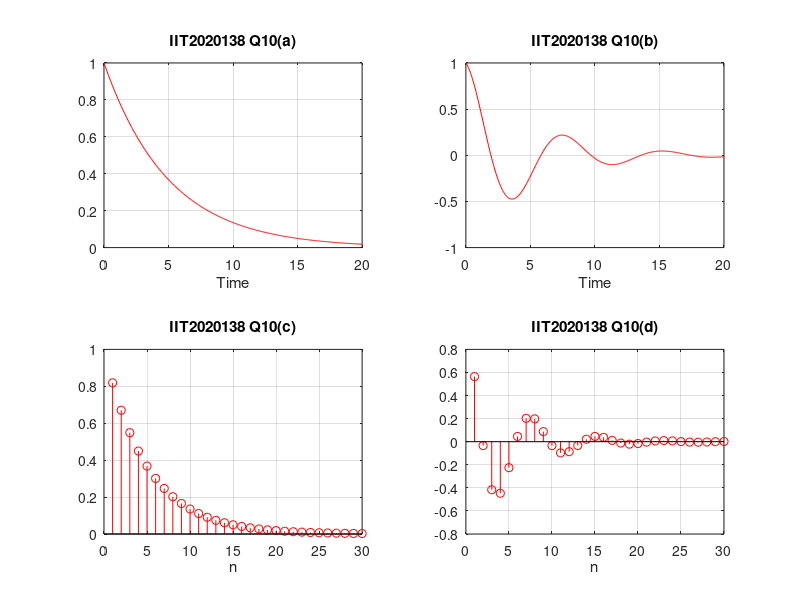

Write the MATLAB code that produced this figure.
% ADITI - IIT2020138 - Q10

t=0:0.05:20;                % Given in the question.
n=1:1:30;

F1 = exp(-0.2*t);
F2 = cos(8*pi*t/31);

a = subplot(2,2,1);         % Plot for Part(a).
plot(t, F1, 'r'), xlabel('Time'), title('IIT2020138 Q10(a)');
grid on;

b = subplot(2,2,2);         % Plot for Part(b).
plot(t, F1.*F2, 'r'), xlabel('Time'), title('IIT2020138 Q10(b)');
grid on;

F3 = exp(-0.2*n);
F4 = cos(8*pi*n/31);

c = subplot(2,2,3);         % Plot for Part(c).
c = stem(n, F3, 'r'), xlabel('n'), title('IIT2020138 Q10(c)');
grid on;

d = subplot(2,2,4);         % Plot for Part(d).
d = stem(n, F3.*F4, 'r'), xlabel('n'), title('IIT2020138 Q10(d)');
grid on;